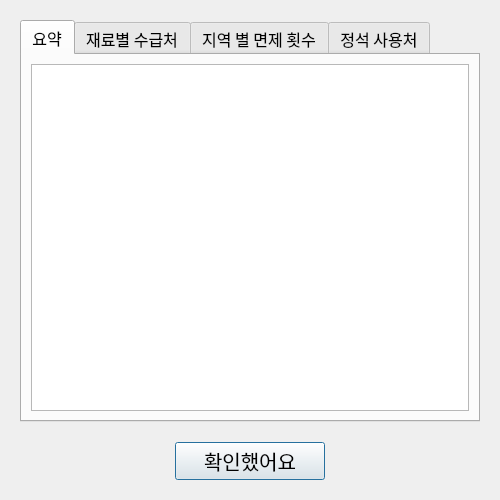
<?xml version="1.0" encoding="UTF-8"?>
<ui version="4.0">
 <class>Dialog</class>
 <widget class="QDialog" name="Dialog">
  <property name="geometry">
   <rect>
    <x>0</x>
    <y>0</y>
    <width>500</width>
    <height>500</height>
   </rect>
  </property>
  <property name="windowTitle">
   <string>Dialog</string>
  </property>
  <layout class="QVBoxLayout" name="verticalLayout">
   <property name="spacing">
    <number>20</number>
   </property>
   <property name="leftMargin">
    <number>20</number>
   </property>
   <property name="topMargin">
    <number>20</number>
   </property>
   <property name="rightMargin">
    <number>20</number>
   </property>
   <property name="bottomMargin">
    <number>20</number>
   </property>
   <item>
    <widget class="QTabWidget" name="tabWidget">
     <property name="font">
      <font>
       <family>ONE Mobile POP</family>
       <pointsize>12</pointsize>
      </font>
     </property>
     <property name="tabShape">
      <enum>QTabWidget::Rounded</enum>
     </property>
     <property name="currentIndex">
      <number>0</number>
     </property>
     <property name="documentMode">
      <bool>false</bool>
     </property>
     <property name="tabsClosable">
      <bool>false</bool>
     </property>
     <property name="movable">
      <bool>false</bool>
     </property>
     <property name="tabBarAutoHide">
      <bool>false</bool>
     </property>
     <widget class="QWidget" name="tab_1">
      <attribute name="title">
       <string>요약</string>
      </attribute>
      <layout class="QGridLayout" name="gridLayout">
       <item row="0" column="0">
        <widget class="QTextEdit" name="text_1">
         <property name="readOnly">
          <bool>true</bool>
         </property>
        </widget>
       </item>
      </layout>
     </widget>
     <widget class="QWidget" name="tab_3">
      <attribute name="title">
       <string>재료별 수급처</string>
      </attribute>
      <layout class="QGridLayout" name="gridLayout_2">
       <item row="0" column="0">
        <widget class="QTextEdit" name="text_3">
         <property name="readOnly">
          <bool>true</bool>
         </property>
        </widget>
       </item>
      </layout>
     </widget>
     <widget class="QWidget" name="tab_2">
      <attribute name="title">
       <string>지역 별 면제 횟수</string>
      </attribute>
      <layout class="QGridLayout" name="gridLayout_3">
       <item row="0" column="0">
        <widget class="QTextEdit" name="text_2">
         <property name="readOnly">
          <bool>true</bool>
         </property>
        </widget>
       </item>
      </layout>
     </widget>
     <widget class="QWidget" name="tab_4">
      <attribute name="title">
       <string>정석 사용처</string>
      </attribute>
      <layout class="QGridLayout" name="gridLayout_4">
       <item row="0" column="0">
        <widget class="QTextEdit" name="text_4">
         <property name="readOnly">
          <bool>true</bool>
         </property>
        </widget>
       </item>
      </layout>
     </widget>
    </widget>
   </item>
   <item>
    <layout class="QHBoxLayout" name="horizontalLayout">
     <item>
      <spacer name="horizontalSpacer_2">
       <property name="orientation">
        <enum>Qt::Horizontal</enum>
       </property>
       <property name="sizeHint" stdset="0">
        <size>
         <width>40</width>
         <height>20</height>
        </size>
       </property>
      </spacer>
     </item>
     <item>
      <widget class="QPushButton" name="ok_btn">
       <property name="sizePolicy">
        <sizepolicy hsizetype="Minimum" vsizetype="Fixed">
         <horstretch>0</horstretch>
         <verstretch>0</verstretch>
        </sizepolicy>
       </property>
       <property name="minimumSize">
        <size>
         <width>150</width>
         <height>0</height>
        </size>
       </property>
       <property name="font">
        <font>
         <family>ONE Mobile POP</family>
         <pointsize>15</pointsize>
        </font>
       </property>
       <property name="text">
        <string>확인했어요</string>
       </property>
      </widget>
     </item>
     <item>
      <spacer name="horizontalSpacer">
       <property name="orientation">
        <enum>Qt::Horizontal</enum>
       </property>
       <property name="sizeHint" stdset="0">
        <size>
         <width>40</width>
         <height>20</height>
        </size>
       </property>
      </spacer>
     </item>
    </layout>
   </item>
  </layout>
 </widget>
 <resources/>
 <connections/>
</ui>
